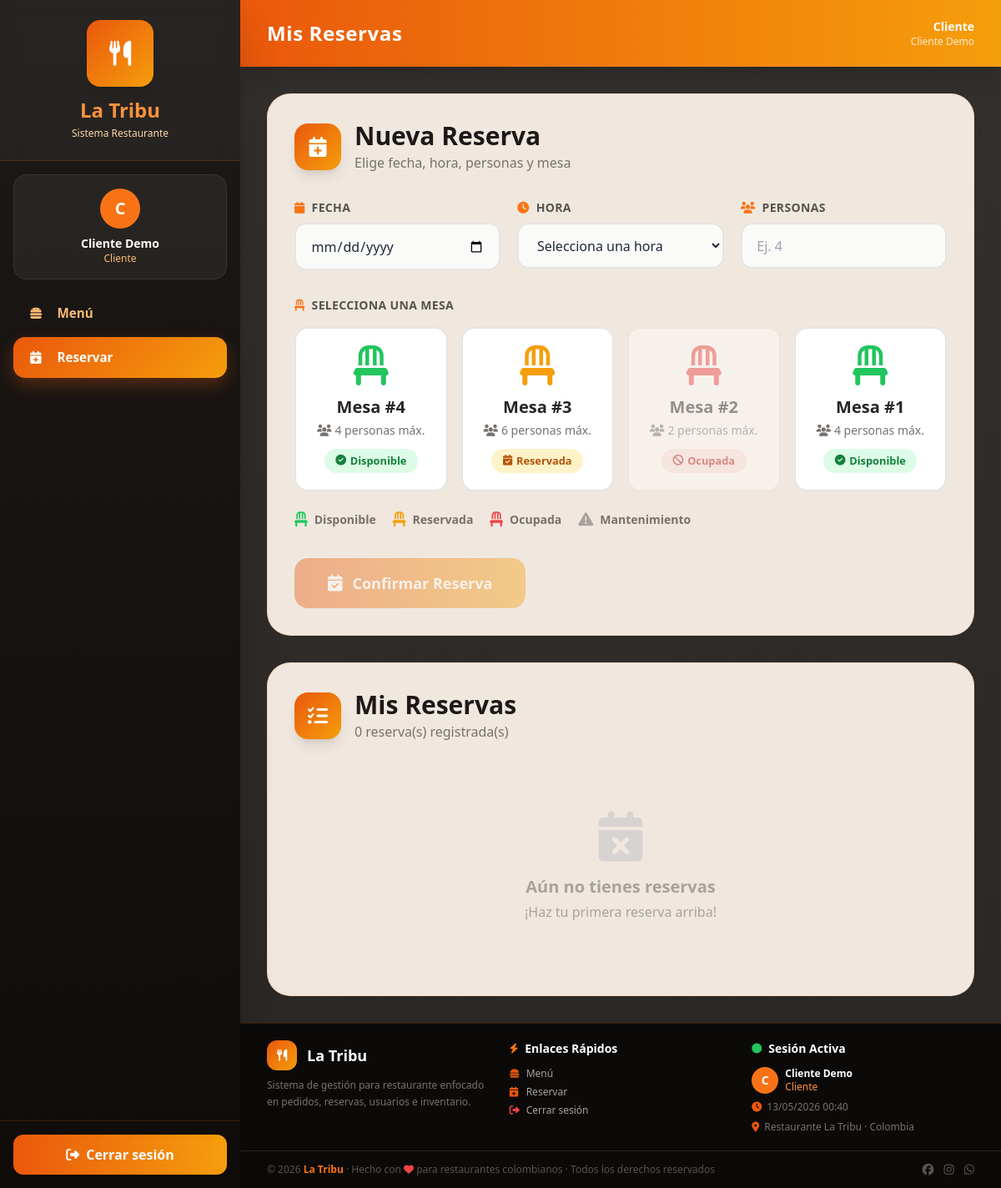
The app's page /views/dashboard/cliente_reservas.php (signed in) with its own data.
### tables this page shows
CREATE TABLE mesa (id_mesa INT PRIMARY KEY AUTO_INCREMENT, numero_mesa INT NOT NULL UNIQUE, capacidad INT NOT NULL, estado ENUM('disponible','ocupada','reservada','mantenimiento') DEFAULT 'disponible');

### models/Mesa.php (called while the page is built, shortened)
<?php
class Mesa {
    private $conn;
    private $tabla = "mesa";
    public function __construct($db) {
        $this->conn = $db;
    }
    public function obtenerTodos() {
        $sql = "SELECT * FROM {$this->tabla} ORDER BY id_mesa DESC";
        $stmt = $this->conn->prepare($sql);
        $stmt->execute();
        return $stmt->fetchAll(PDO::FETCH_ASSOC);
    }
}
?>

### models/Reserva.php (called while the page is built, shortened)
<?php
class Reserva {
    private $conn;
    private $tabla = "reserva";
    public function __construct($db) {
        $this->conn = $db;
    }
    public function obtenerPorCliente(int $idCliente): array {
        $sql = "SELECT r.*, m.numero_mesa, m.capacidad, er.nombre_estado
                FROM {$this->tabla} r
                LEFT JOIN mesa m ON r.id_mesa = m.id_mesa
                LEFT JOIN estado_reserva er ON r.id_estado_reserva = er.id_estado_reserva
                WHERE r.id_cliente = :id_cliente
                ORDER BY r.fecha_reserva DESC, r.hora_reserva DESC";
        $stmt = $this->conn->prepare($sql);
        $stmt->execute([':id_cliente' => $idCliente]);
        return $stmt->fetchAll(PDO::FETCH_ASSOC);
    }
    public function obtenerIdCliente(int $idUsuario): int|false {
        $sql  = "SELECT id_cliente FROM cliente WHERE id_usuario = :id";
        $stmt = $this->conn->prepare($sql);
        $stmt->execute([':id' => $idUsuario]);
        $row = $stmt->fetch(PDO::FETCH_ASSOC);
        return $row ? (int)$row['id_cliente'] : false;
    }
}
?>

### views/dashboard/cliente_reservas.php (the view, shortened to what this page needs)
<?php
require_once __DIR__ . '/../../models/Reserva.php';
require_once __DIR__ . '/../../models/Mesa.php';
$db           = (new Database())->conectar();
$reservaModel = new Reserva($db);
$mesaModel    = new Mesa($db);
$idUsuario = (int)$_SESSION['usuario']['id_usuario'];
$idCliente = $reservaModel->obtenerIdCliente($idUsuario);
$mesas    = $mesaModel->obtenerTodos();
$reservas = $reservaModel->obtenerPorCliente($idCliente);
require_once __DIR__ . '/../layouts/header.php';
require_once __DIR__ . '/../layouts/sidebar.php';
?>
<div class="space-y-8">
    <div class="reserva-bg">
        <div class="flex items-center gap-4 mb-8">
            <div class="w-14 h-14 rounded-2xl bg-gradient-to-br from-orange-600 to-amber-500 text-white flex items-center justify-center text-2xl shadow-lg">
                <i class="fa-solid fa-calendar-plus"></i>
            </div>
            <div>
                <h2 class="text-3xl font-black text-stone-900">Nueva Reserva</h2>
                <p class="text-base text-stone-500 mt-0.5">Elige fecha, hora, personas y mesa</p>
            </div>
        </div>
        <form method="POST" id="formReserva">
            <div class="grid grid-cols-1 md:grid-cols-3 gap-5 mb-8">
                <div>
                    <label class="block text-sm font-black text-stone-600 uppercase tracking-wide mb-2">
                        <i class="fa-solid fa-calendar text-orange-500 mr-1"></i> Fecha
                    </label>
                    <input type="date" name="fecha" id="inp_fecha" required
                        min="<?= date('Y-m-d') ?>"
                        class="inp"
                        onchange="actualizarMesas()">
                </div>
                <div>
                    <label class="block text-sm font-black text-stone-600 uppercase tracking-wide mb-2">
                        <i class="fa-solid fa-clock text-orange-500 mr-1"></i> Hora
                    </label>
                    <select name="hora" id="inp_hora" required class="inp" onchange="actualizarMesas()">
                        <option value="">Selecciona una hora</option>
                    </select>
                </div>
                <div>
                    <label class="block text-sm font-black text-stone-600 uppercase tracking-wide mb-2">
                        <i class="fa-solid fa-users text-orange-500 mr-1"></i> Personas
                    </label>
                    <input type="number" name="numero_personas" id="inp_personas"
                        min="1" max="20" required placeholder="Ej. 4"
                        class="inp"
                        oninput="filtrarMesasPorPersonas()">
                </div>
            </div>
            <div>
                <p class="text-sm font-black text-stone-600 uppercase tracking-wide mb-4">
                    <i class="fa-solid fa-chair text-orange-500 mr-1"></i> Selecciona una mesa
                </p>
                <div class="grid grid-cols-2 sm:grid-cols-3 lg:grid-cols-4 gap-4" id="contenedor_mesas">
                    <?php foreach ($mesas as $m):
                        $estado    = $m['estado'];
                        $bloqueada = in_array($estado, ['ocupada', 'mantenimiento']);
                        $iconColor = match($estado) {
                            'disponible'  => 'text-green-500',
                            'reservada'   => 'text-amber-500',
                            'ocupada'     => 'text-red-500',
                            default       => 'text-stone-400',
                        };
                        $badgeColor = match($estado) {
                            'disponible'  => 'bg-green-100 text-green-700',
                            'reservada'   => 'bg-amber-100 text-amber-700',
                            'ocupada'     => 'bg-red-100 text-red-700',
                            default       => 'bg-stone-100 text-stone-500',
                        };
                    ?>
                    <div class="mesa-card <?= $bloqueada ? 'bloqueada' : '' ?> border-2 border-stone-200 bg-white rounded-2xl p-5 text-center"
                        data-id="<?= (int)$m['id_mesa'] ?>"
                        data-estado="<?= htmlspecialchars($estado) ?>"
                        data-capacidad="<?= (int)$m['capacidad'] ?>"
                        data-numero="<?= (int)$m['numero_mesa'] ?>"
                        onclick="seleccionarMesa(this)">
                        <i class="fa-solid fa-chair text-5xl <?= $iconColor ?> mb-3 block"></i>
                        <p class="text-xl font-black text-stone-800">Mesa #<?= (int)$m['numero_mesa'] ?></p>
                        <p class="text-sm text-stone-500 mt-1 mb-3">
                            <i class="fa-solid fa-users mr-1"></i><?= (int)$m['capacidad'] ?> personas máx.
                        </p>
                        <span class="badge <?= $badgeColor ?>">
                            <?php if ($estado === 'disponible'): ?>
                                <i class="fa-solid fa-circle-check"></i>
                            <?php elseif ($estado === 'reservada'): ?>
                                <i class="fa-solid fa-calendar-check"></i>
                            <?php elseif ($estado === 'ocupada'): ?>
                                <i class="fa-solid fa-ban"></i>
                            <?php else: ?>
                                <i class="fa-solid fa-triangle-exclamation"></i>
                            <?php endif; ?>
                            <?= ucfirst($estado) ?>
                        </span>
                    </div>
                    <?php endforeach; ?>
                </div>
                <div class="flex flex-wrap gap-5 mt-5 text-sm font-semibold text-stone-500">
                    <span class="flex items-center gap-2"><i class="fa-solid fa-chair text-green-500 text-lg"></i> Disponible</span>
                    <span class="flex items-center gap-2"><i class="fa-solid fa-chair text-amber-500 text-lg"></i> Reservada</span>
                    <span class="flex items-center gap-2"><i class="fa-solid fa-chair text-red-500 text-lg"></i> Ocupada</span>
                    <span class="flex items-center gap-2"><i class="fa-solid fa-triangle-exclamation text-stone-400 text-lg"></i> Mantenimiento</span>
                </div>
            </div>
            <div class="mt-8">
                <button type="submit" id="btn_reservar" disabled
                    class="inline-flex items-center gap-3 px-10 py-4 rounded-2xl text-lg font-black
                           bg-gradient-to-r from-orange-600 to-amber-500 text-white shadow-xl shadow-orange-500/30
                           hover:opacity-90 hover:-translate-y-0.5 transition
                           disabled:opacity-40 disabled:cursor-not-allowed disabled:translate-y-0 disabled:shadow-none">
                    <i class="fa-solid fa-calendar-check text-xl"></i>
                    Confirmar Reserva
                </button>
            </div>
        </form>
    </div>
    <div class="reserva-bg">
        <div class="flex items-center gap-4 mb-7">
            <div class="w-14 h-14 rounded-2xl bg-gradient-to-br from-orange-600 to-amber-500 text-white flex items-center justify-center text-2xl shadow-lg">
                <i class="fa-solid fa-list-check"></i>
            </div>
            <div>
                <h2 class="text-3xl font-black text-stone-900">Mis Reservas</h2>
                <p class="text-base text-stone-500 mt-0.5"><?= count($reservas) ?> reserva(s) registrada(s)</p>
            </div>
        </div>
        <?php if (empty($reservas)): ?>
            <div class="text-center py-14 text-stone-400">
                <i class="fa-solid fa-calendar-xmark text-6xl mb-4 block text-stone-300"></i>
                <p class="text-xl font-bold text-stone-400">Aún no tienes reservas</p>
                <p class="text-base text-stone-400 mt-1">¡Haz tu primera reserva arriba!</p>
            </div>
        <?php endif; ?>
    </div>
</div>
<?php require_once __DIR__ . '/../layouts/footer.php'; ?>

### records on screen
mesa: numero_mesa "4", capacidad "4", estado "Disponible"
mesa: numero_mesa "3", capacidad "6", estado "Reservada"
mesa: numero_mesa "2", capacidad "2", estado "Ocupada"
mesa: numero_mesa "1", capacidad "4", estado "Disponible"

### other values on screen
substr($nombre, 0, 1) "C"
$nombre "Cliente Demo"
$rol "Cliente"
$titulo "Mis Reservas"
count($reservas) "0"
substr($nombre ?? 'U', 0, 1) "C"
